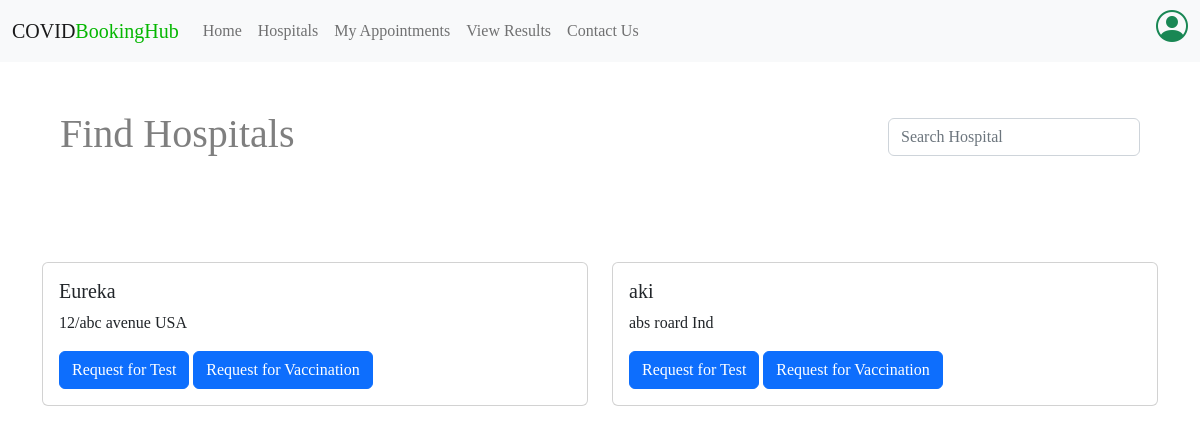
/user/hospital.php (signed in), run on an earlier commit of the app's database.
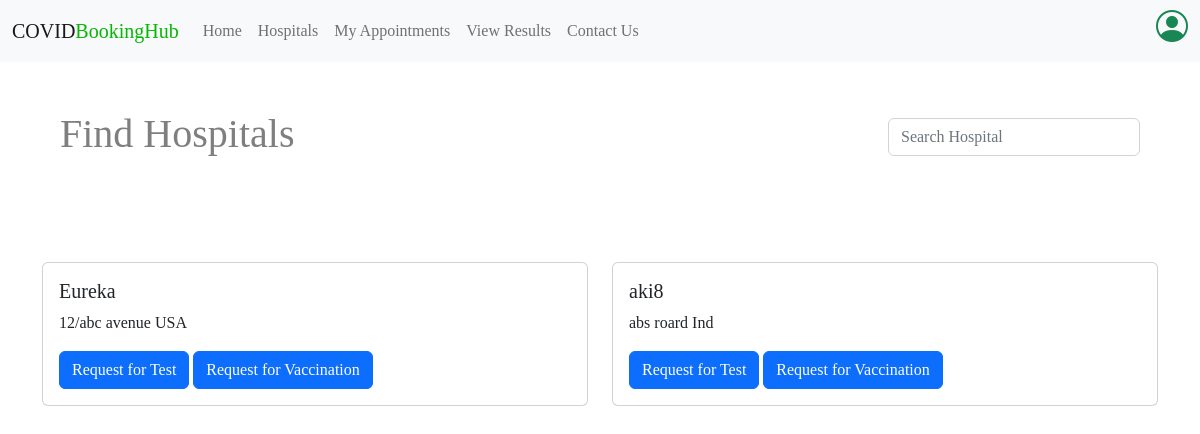
And on a later commit of the database.
### tables this page shows
CREATE TABLE `hospital` (
  `id` bigint(20) NOT NULL,
  `name` varchar(200) DEFAULT NULL,
  `address` varchar(200) DEFAULT NULL,
  `country` varchar(30) DEFAULT NULL,
  `email` varchar(100) DEFAULT NULL,
  `password` varchar(100) DEFAULT NULL,
  `isapprove` varchar(50) DEFAULT NULL,
  `isactive` int(11) DEFAULT NULL,
  `create_at` datetime DEFAULT current_timestamp()
);

### user/hospital.php (the view, shortened to what this page needs)
<!doctype html>
<html lang="en">
<head>
  <link rel="stylesheet" href="https://cdn.jsdelivr.net/npm/bootstrap-icons@1.11.0/font/bootstrap-icons.css">
  <link href="https://cdn.jsdelivr.net/npm/bootstrap@5.2.1/dist/css/bootstrap.min.css" rel="stylesheet">
</head>
<body>
     <?php
    include('navbar.php');
    ?>
  <main>
    <div>
      <div class="my-5 mx-5 row row-cols-1 row-cols-md-4 justify-content-between">
        <div>
          <h1 class="text-black-50">Find Hospitals</h1>
        </div>
        <div>
          <input id="myInput" type="search" class="form-control mt-2" placeholder="Search Hospital">
        </div>
      </div>
      <div class="container">
        <div class="row">
          <?php
          $hospitalQuery = "SELECT * FROM hospital WHERE isapprove = 'Accepted' ORDER BY isapprove DESC";
          $res = mysqli_query($conn, $hospitalQuery);
          if (mysqli_num_rows($res) != 0) {
            while ($data = mysqli_fetch_assoc($res)) {
              echo '
                  <div class="col-sm-6 mt-5 hospital-card">
                      <div class="card">
                          <div class="card-body">
                              <h5 class="card-title">'  . $data['name'] . "</h5>
                              <p class='card-text'>" . $data['address']. " " . $data['country'] . "</p>
                              <a href='requestForm.php ?id=$data[id]' class='btn btn-primary'>Request for Test</a>
                              <a href='requestVaccineForm.php ?id=$data[id]' class='btn btn-primary'>Request for Vaccination</a>
                          </div>
                      </div>
                  </div>
              ";
            };
          }else{
            echo "<h1>No Data</h1>";
          }
          ?>
        </div>
      </div>
    </div>
  </main>
</body>
</html>

What changed in the data, as far as the page shows it:
changed hospital "abs roard": name "aki" → "aki8"
